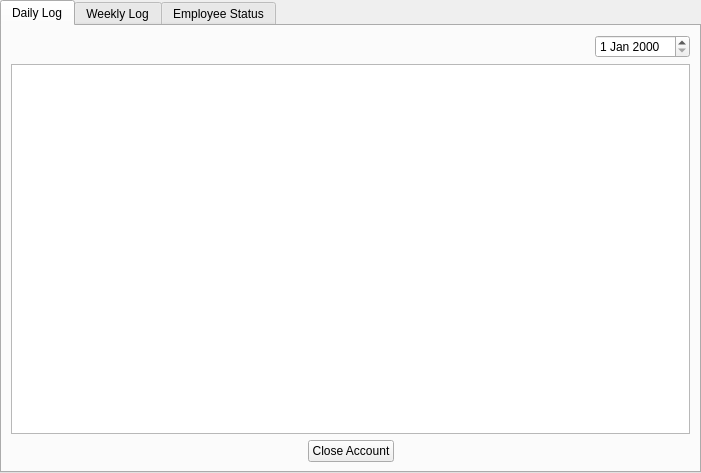
<?xml version="1.0" encoding="UTF-8"?>
<ui version="4.0">
 <class>AccountTabWidget</class>
 <widget class="QTabWidget" name="AccountTabWidget">
  <property name="geometry">
   <rect>
    <x>0</x>
    <y>0</y>
    <width>701</width>
    <height>473</height>
   </rect>
  </property>
  <property name="windowTitle">
   <string>TabWidget</string>
  </property>
  <property name="currentIndex">
   <number>0</number>
  </property>
  <widget class="QWidget" name="DailyLogTab">
   <attribute name="title">
    <string>Daily Log</string>
   </attribute>
   <layout class="QVBoxLayout" name="DailyLogTabLayout">
    <item>
     <layout class="QHBoxLayout" name="DailyLogHLayout_2">
      <item>
       <spacer name="DailyLogHSpacer_3">
        <property name="orientation">
         <enum>Qt::Horizontal</enum>
        </property>
        <property name="sizeHint" stdset="0">
         <size>
          <width>40</width>
          <height>20</height>
         </size>
        </property>
       </spacer>
      </item>
      <item>
       <widget class="QDateEdit" name="DailyLogDateEdit"/>
      </item>
     </layout>
    </item>
    <item>
     <widget class="QTableView" name="DailyLogTableView"/>
    </item>
    <item>
     <layout class="QHBoxLayout" name="DailyLogHLayout_1">
      <item>
       <spacer name="DailyLogHSpacer_1">
        <property name="orientation">
         <enum>Qt::Horizontal</enum>
        </property>
        <property name="sizeHint" stdset="0">
         <size>
          <width>40</width>
          <height>20</height>
         </size>
        </property>
       </spacer>
      </item>
      <item>
       <widget class="QPushButton" name="AccountButton">
        <property name="text">
         <string>Close Account</string>
        </property>
       </widget>
      </item>
      <item>
       <spacer name="DailyLogHSpacer_2">
        <property name="orientation">
         <enum>Qt::Horizontal</enum>
        </property>
        <property name="sizeHint" stdset="0">
         <size>
          <width>40</width>
          <height>20</height>
         </size>
        </property>
       </spacer>
      </item>
     </layout>
    </item>
   </layout>
  </widget>
  <widget class="QWidget" name="WeeklyLogTab">
   <attribute name="title">
    <string>Weekly Log</string>
   </attribute>
   <layout class="QVBoxLayout" name="WeeklyLogTabLayout">
    <item>
     <layout class="QHBoxLayout" name="WeeklyLogHLayout_2">
      <item>
       <spacer name="WeeklyLogHSpacer_3">
        <property name="orientation">
         <enum>Qt::Horizontal</enum>
        </property>
        <property name="sizeHint" stdset="0">
         <size>
          <width>40</width>
          <height>20</height>
         </size>
        </property>
       </spacer>
      </item>
      <item>
       <widget class="QDateEdit" name="WeeklyLogDateEdit"/>
      </item>
     </layout>
    </item>
    <item>
     <widget class="QTableView" name="WeeklyLogTableView"/>
    </item>
    <item>
     <layout class="QHBoxLayout" name="WeeklyLogHLayout_1">
      <item>
       <spacer name="WeeklyLogHSpacer_1">
        <property name="orientation">
         <enum>Qt::Horizontal</enum>
        </property>
        <property name="sizeHint" stdset="0">
         <size>
          <width>40</width>
          <height>20</height>
         </size>
        </property>
       </spacer>
      </item>
      <item>
       <widget class="QPushButton" name="WeeklyAccountButton">
        <property name="text">
         <string>Close Account</string>
        </property>
       </widget>
      </item>
      <item>
       <spacer name="WeeklyLogHSpacer_2">
        <property name="orientation">
         <enum>Qt::Horizontal</enum>
        </property>
        <property name="sizeHint" stdset="0">
         <size>
          <width>40</width>
          <height>20</height>
         </size>
        </property>
       </spacer>
      </item>
     </layout>
    </item>
   </layout>
  </widget>
  <widget class="QWidget" name="EmployeeStatusTab">
   <attribute name="title">
    <string>Employee Status</string>
   </attribute>
   <layout class="QVBoxLayout" name="EmployeeStatusTabLayout">
    <item>
     <spacer name="EmployeeStatusVSpacer">
      <property name="orientation">
       <enum>Qt::Vertical</enum>
      </property>
      <property name="sizeType">
       <enum>QSizePolicy::Fixed</enum>
      </property>
      <property name="sizeHint" stdset="0">
       <size>
        <width>20</width>
        <height>5</height>
       </size>
      </property>
     </spacer>
    </item>
    <item>
     <layout class="QHBoxLayout" name="EmpStatusTabHLayout_2">
      <item>
       <widget class="QLabel" name="AccountStatusLabel">
        <property name="text">
         <string>Account Status(Open/Closed)</string>
        </property>
       </widget>
      </item>
      <item>
       <spacer name="EmployeeStatusHSpacer_3">
        <property name="orientation">
         <enum>Qt::Horizontal</enum>
        </property>
        <property name="sizeHint" stdset="0">
         <size>
          <width>40</width>
          <height>20</height>
         </size>
        </property>
       </spacer>
      </item>
     </layout>
    </item>
    <item>
     <widget class="QTableView" name="EmployeeStatusTable"/>
    </item>
    <item>
     <layout class="QHBoxLayout" name="EmpStatusTabHLayout_1">
      <item>
       <spacer name="EmployeeStatusHSpacer_1">
        <property name="orientation">
         <enum>Qt::Horizontal</enum>
        </property>
        <property name="sizeHint" stdset="0">
         <size>
          <width>40</width>
          <height>20</height>
         </size>
        </property>
       </spacer>
      </item>
      <item>
       <widget class="QPushButton" name="AssignButton">
        <property name="text">
         <string>Assign</string>
        </property>
       </widget>
      </item>
      <item>
       <widget class="QPushButton" name="CloseAccoutButton">
        <property name="text">
         <string>Close Account</string>
        </property>
       </widget>
      </item>
      <item>
       <spacer name="EmployeeStatusHSpacer_2">
        <property name="orientation">
         <enum>Qt::Horizontal</enum>
        </property>
        <property name="sizeHint" stdset="0">
         <size>
          <width>40</width>
          <height>20</height>
         </size>
        </property>
       </spacer>
      </item>
     </layout>
    </item>
   </layout>
   <zorder>EmployeeStatusTable</zorder>
   <zorder>EmployeeStatusVSpacer</zorder>
  </widget>
 </widget>
 <resources/>
 <connections/>
</ui>
